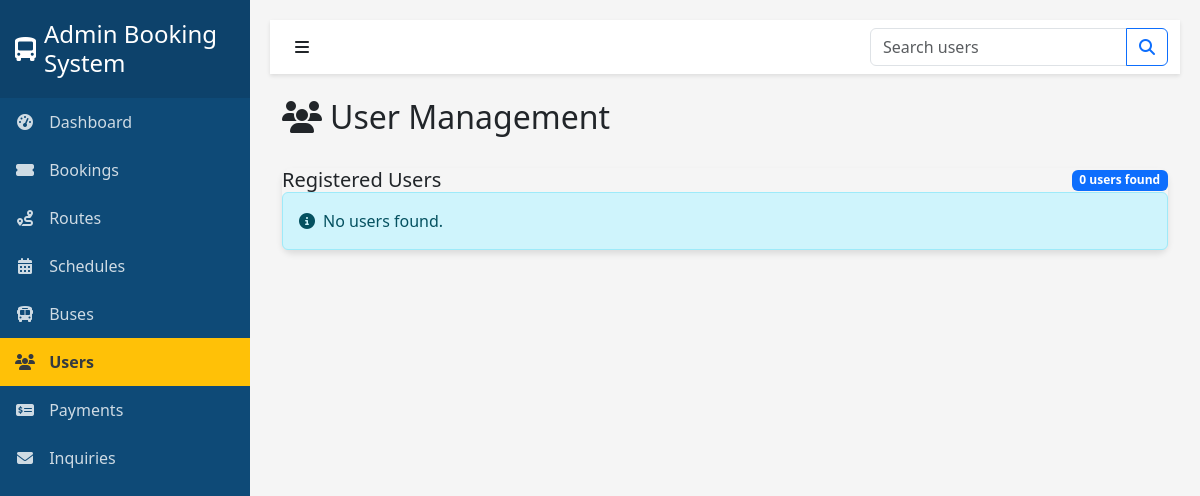
Before: /admin/tabs/users_admin.php with the older database file.
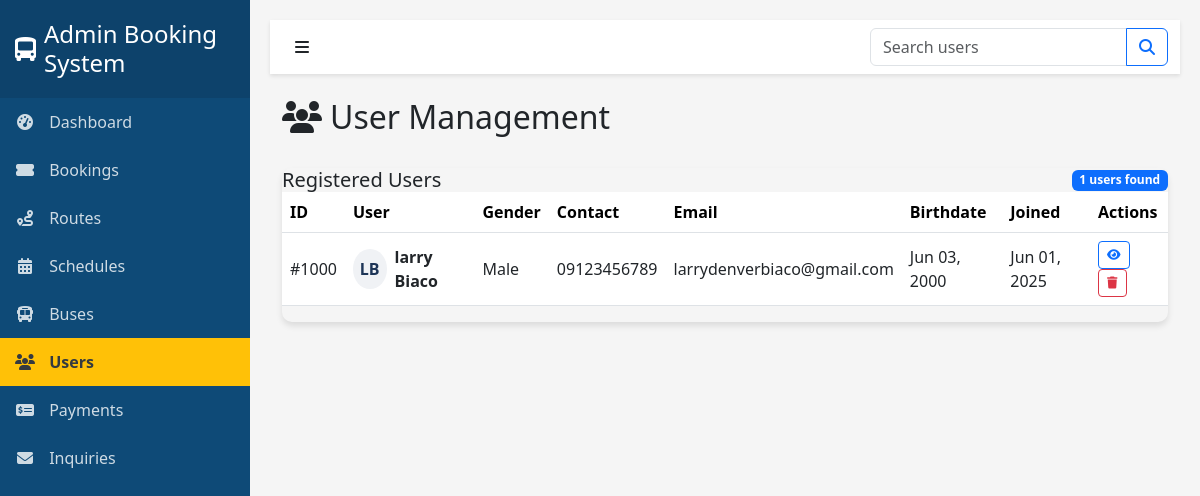
After: the same page with the newer database file.
### tables this page shows
CREATE TABLE `users` (
  `id` int(11) NOT NULL,
  `first_name` varchar(50) NOT NULL,
  `last_name` varchar(50) NOT NULL,
  `gender` enum('male','female','other') NOT NULL,
  `birthdate` date NOT NULL,
  `contact_number` varchar(20) NOT NULL,
  `email` varchar(100) NOT NULL,
  `password` varchar(255) NOT NULL,
  `is_verified` tinyint(1) DEFAULT 0,
  `user_type` enum('customer','admin','staff') DEFAULT 'customer',
  `profile_image` varchar(255) DEFAULT NULL,
  `address` text DEFAULT NULL,
  `emergency_contact` varchar(100) DEFAULT NULL,
  `emergency_phone` varchar(20) DEFAULT NULL,
  `created_at` timestamp NOT NULL DEFAULT current_timestamp(),
  `updated_at` timestamp NOT NULL DEFAULT current_timestamp() ON UPDATE current_timestamp(),
  `last_login` datetime DEFAULT NULL,
  `status` enum('active','inactive','suspended') DEFAULT 'active',
  `full_name` varchar(101) GENERATED ALWAYS AS (concat(`first_name`,' ',`last_name`)) STORED
);

### admin/tabs/users_admin.php (the view, shortened to what this page needs)
<?php
require_once "../../backend/connections/config.php";
$records_per_page = 10;
$page = isset($_GET['page']) && is_numeric($_GET['page']) ? $_GET['page'] : 1;
$start_from = ($page - 1) * $records_per_page;
$search = isset($_GET['search']) ? $_GET['search'] : '';
$search_condition = '';
$total_query = "SELECT COUNT(*) as total FROM users" . $search_condition;
$total_result = $conn->query($total_query);
$total_records = 0;
if ($total_result && $total_result->num_rows > 0) {
    $total_row = $total_result->fetch_assoc();
    $total_records = $total_row['total'];
}
$users = [];
try {
    $query = "SELECT id, first_name, last_name, gender, birthdate, contact_number, email, created_at
              FROM users" . $search_condition . "
              ORDER BY created_at DESC
              LIMIT $start_from, $records_per_page";
    $result = $conn->query($query);
    if ($result && $result->num_rows > 0) {
        while ($row = $result->fetch_assoc()) {
            $users[] = $row;
        }
    }
} catch (Exception $e) {
    $error_message = "Database error: " . $e->getMessage();
}
?>
<!DOCTYPE html>
<html lang="en">
<head>
    <link href="https://cdn.jsdelivr.net/npm/bootstrap@5.3.0-alpha1/dist/css/bootstrap.min.css" rel="stylesheet">
    <link rel="stylesheet" href="https://cdnjs.cloudflare.com/ajax/libs/font-awesome/6.1.1/css/all.min.css">
    <link rel="stylesheet" href="../css/admin.css">
</head>
<body>
    <div class="wrapper">
        <nav id="sidebar" class="sidebar">
            <div class="sidebar-header d-flex align-items-center">
                <i class="fas fa-bus-alt me-2 fs-4"></i>
                <h4 class="mb-0">Admin Booking System</h4>
            </div>
            <ul class="nav flex-column">
                <li class="nav-item">
                    <a class="nav-link" href="../../admin.php">
                        <i class="fas fa-tachometer-alt"></i>
                        <span>Dashboard</span>
                    </a>
                </li>
                <li class="nav-item">
                    <a class="nav-link" href="bookings_admin.php">
                        <i class="fas fa-ticket-alt"></i>
                        <span>Bookings</span>
                    </a>
                </li>
                <li class="nav-item">
                    <a class="nav-link" href="routes_admin.php">
                        <i class="fas fa-route"></i>
                        <span>Routes</span>
                    </a>
                </li>
                <li class="nav-item">
                    <a class="nav-link" href="schedules_admin.php">
                        <i class="fas fa-calendar-alt"></i>
                        <span>Schedules</span>
                    </a>
                </li>
                <li class="nav-item">
                    <a class="nav-link" href="buses_admin.php">
                        <i class="fas fa-bus"></i>
                        <span>Buses</span>
                    </a>
                </li>
                <li class="nav-item">
                    <a class="nav-link active" href="users_admin.php">
                        <i class="fas fa-users"></i>
                        <span>Users</span>
                    </a>
                </li>
                <li class="nav-item">
                    <a class="nav-link" href="payments_admin.php">
                        <i class="fas fa-money-check-alt"></i>
                        <span>Payments</span>
                    </a>
                </li>
                <li class="nav-item">
                    <a class="nav-link" href="inquiries.php">
                        <i class="fas fa-envelope"></i>
                        <span>Inquiries</span>
                    </a>
                </li>
            </ul>
        </nav>
        <div class="content">
            <nav class="navbar navbar-expand-lg navbar-light mb-4">
                <div class="container-fluid">
                    <button id="sidebarToggle" class="btn">
                        <i class="fas fa-bars"></i>
                    </button>
                    <div class="collapse navbar-collapse" id="navbarSupportedContent">
                        <form class="d-flex ms-auto" action="users_admin.php" method="GET">
                            <div class="input-group">
                                <input class="form-control" type="search" name="search" placeholder="Search users" value="<?php echo htmlspecialchars($search); ?>" aria-label="Search">
                                <button class="btn btn-outline-primary" type="submit">
                                    <i class="fas fa-search"></i>
                                </button>
                            </div>
                        </form>
                    </div>
                </div>
            </nav>
            <div class="container-fluid">
                <div class="d-flex justify-content-between align-items-center mb-4">
                    <h2><i class="fas fa-users me-2"></i>User Management</h2>
                </div>
                <div class="card1">
                    <div class="card-header">
                        <div class="d-flex justify-content-between align-items-center">
                            <h5 class="mb-0">Registered Users</h5>
                            <span class="badge bg-primary"><?php echo $total_records; ?> users found</span>
                        </div>
                    </div>
                    <div class="card-body">
                        <?php if (count($users) > 0): ?>
                        <div class="table-responsive">
                            <table class="table table-hover align-middle">
                                <thead>
                                    <tr>
                                        <th>ID</th>
                                        <th>User</th>
                                        <th>Gender</th>
                                        <th>Contact</th>
                                        <th>Email</th>
                                        <th>Birthdate</th>
                                        <th>Joined</th>
                                        <th>Actions</th>
                                    </tr>
                                </thead>
                                <tbody>
                                    <?php foreach ($users as $user): ?>
                                    <tr>
                                        <td>#<?php echo $user['id']; ?></td>
                                        <td>
                                            <div class="d-flex align-items-center">
                                                <div class="user-avatar me-2">
                                                    <?php echo strtoupper(substr($user['first_name'], 0, 1) . substr($user['last_name'], 0, 1)); ?>
                                                </div>
                                                <div>
                                                    <div class="fw-bold"><?php echo htmlspecialchars($user['first_name'] . ' ' . $user['last_name']); ?></div>
                                                </div>
                                            </div>
                                        </td>
                                        <td><?php echo ucfirst(htmlspecialchars($user['gender'])); ?></td>
                                        <td><?php echo htmlspecialchars($user['contact_number']); ?></td>
                                        <td><?php echo htmlspecialchars($user['email']); ?></td>
                                        <td><?php echo date('M d, Y', strtotime($user['birthdate'])); ?></td>
                                        <td><?php echo date('M d, Y', strtotime($user['created_at'])); ?></td>
                                        <td>
                                            <div class="action-buttons">
                                                <button type="button" class="btn btn-outline-primary btn-sm view-user" data-id="<?php echo $user['id']; ?>" data-bs-toggle="tooltip" title="View Details">
                                                    <i class="fas fa-eye"></i>
                                                </button>
                                                <button type="button" class="btn btn-outline-danger btn-sm delete-user" data-id="<?php echo $user['id']; ?>" data-bs-toggle="tooltip" title="Delete User">
                                                    <i class="fas fa-trash"></i>
                                                </button>
                                            </div>
                                        </td>
                                    </tr>
                                    <?php endforeach; ?>
                                </tbody>
                            </table>
                        </div>
                        <?php else: ?>
                        <div class="alert alert-info">
                            <i class="fas fa-info-circle me-2"></i>No users found.
                        </div>
                        <?php endif; ?>
                    </div>
                </div>
            </div>
        </div>
    </div>
</body>
</html>

### admin/css/admin.css (style rules this page uses)
:root { --primary-color: #0e4a77; --secondary-color: #ffc107; --dark-color: #343a40; --light-color: #f8f9fa; }
body { font-family: 'Segoe UI', Tahoma, Geneva, Verdana, sans-serif; background-color: #f5f5f5; }
.sidebar { background-color: var(--primary-color); color: white; min-height: 100vh; position: fixed; width: 250px; transition: all 0.3s; z-index: 1000; }
.sidebar-header { padding: 20px 15px; background-color: rgba(0, 0, 0, 0.1); }
.sidebar .nav-link { color: rgba(255, 255, 255, 0.8); padding: 12px 15px; transition: all 0.3s; }
.sidebar .nav-link.active { background-color: var(--secondary-color); color: var(--dark-color); font-weight: 600; }
.sidebar .nav-link i { margin-right: 10px; width: 20px; text-align: center; }
.content { margin-left: 250px; padding: 20px; transition: all 0.3s; }
.navbar { background-color: white; box-shadow: 0 2px 4px rgba(0, 0, 0, 0.1); }
.table th { background-color: #ffffff; color: rgb(0, 0, 0); }

### admin/tabs/users_admin.php (style rules this page uses)
.user-avatar { width: 40px; height: 40px; border-radius: 50%; background-color: #f0f2f5; display: flex; align-items: center; justify-content: center; font-weight: bold; color: #1d3557; }
.card1 { border: none; border-radius: 10px; box-shadow: 0 4px 6px rgba(0, 0, 0, 0.1); transition: transform 0.3s; margin-bottom: 20px; }
.table-responsive { overflow-x: auto; }
.action-buttons .btn { padding: 0.25rem 0.5rem; font-size: 0.75rem; }

Changed rows visible on the page:
added users: id "1000", first_name+last_name "LB", first_name+last_name "larry Biaco", gender "Male", contact_number "09123456789", email "larrydenverbiaco@gmail.com", birthdate "Jun 03, 2000", created_at "Jun 01, 2025"
Other visible differences:
$total_records: "0" → "1"
text no longer shown: "No users found."
text now shown: "ID User Gender Contact Email Birthdate Joined Actions"
